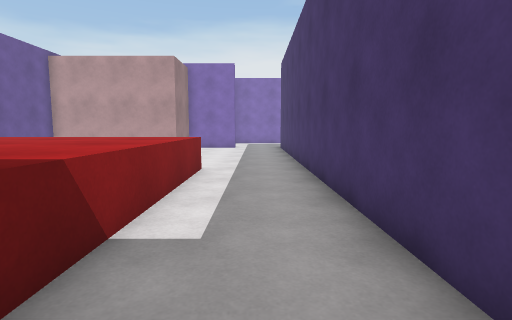
View 1 (above)

22 first-person views from a walk through a 3-D level made in the Unity game engine. The camera is 1.2 m above the floor, tilts 6° down and sees 80° across. The floor is counted in squares, 1 m on a side. Each view is taken from the middle of a square. On the plan, view 1 faces up. The plan holds only what a view shows up to about 13 squares ahead; the rest is blank. The place goes on beyond the plan.

View 2
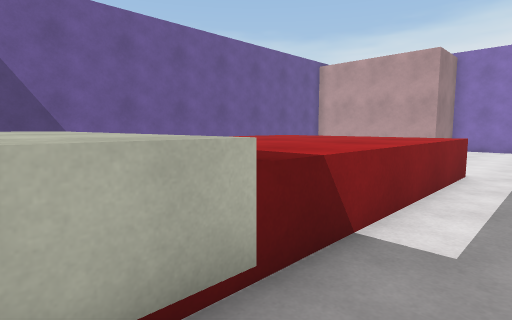

View 3
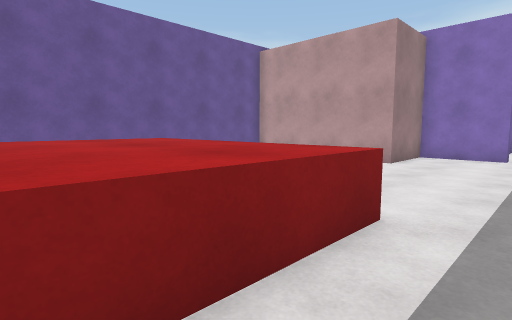

View 4
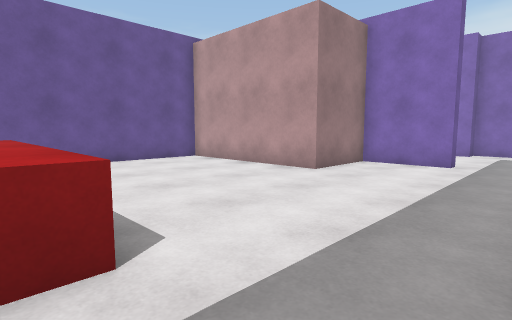

View 5
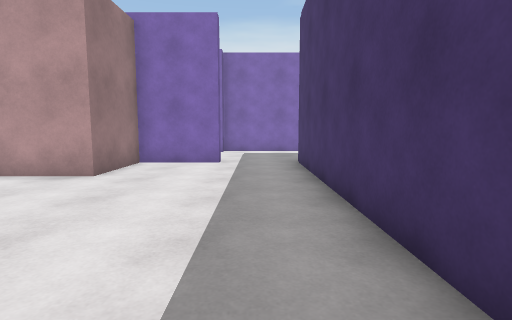

View 6
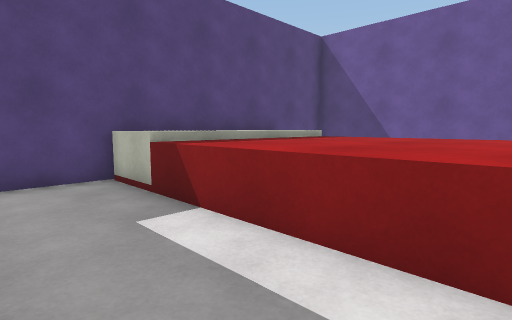

View 7
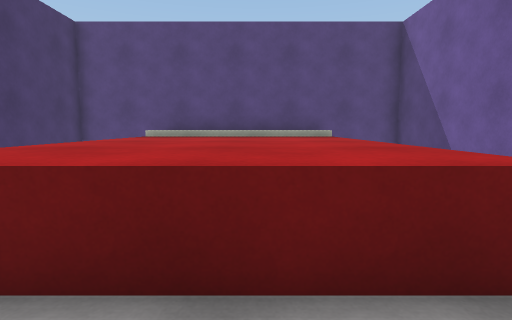

View 8
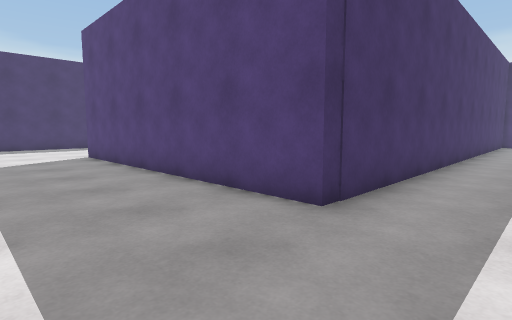

View 9
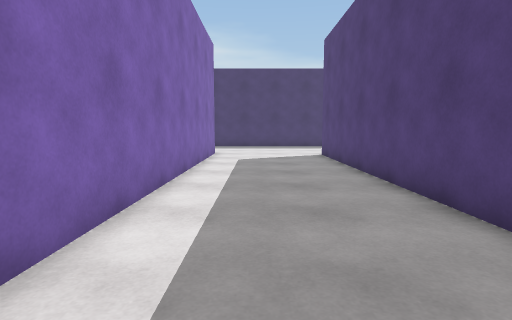

View 10
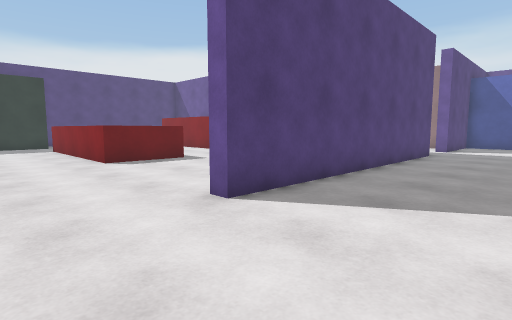

View 11
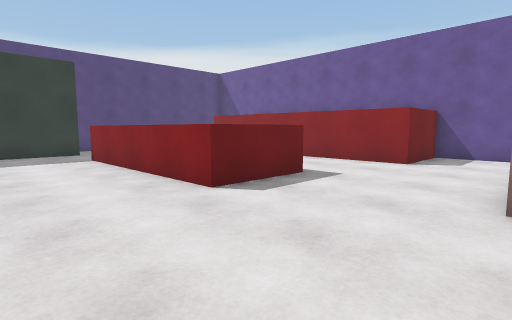

View 12
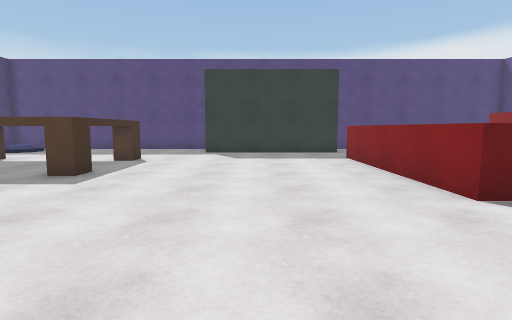

View 13
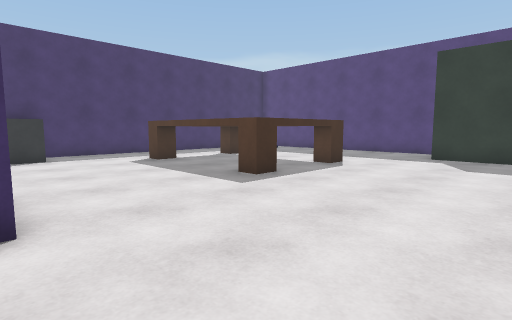

View 14
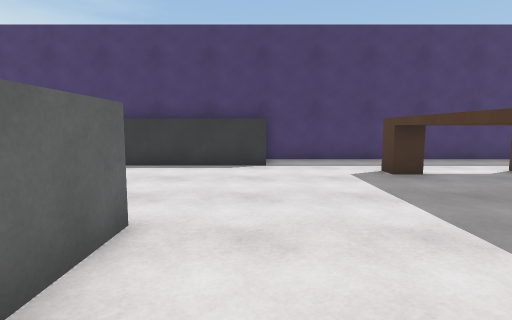

View 15
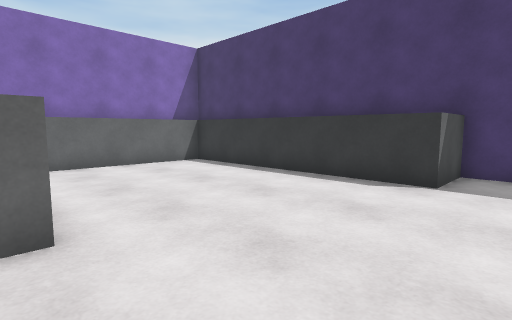

View 16
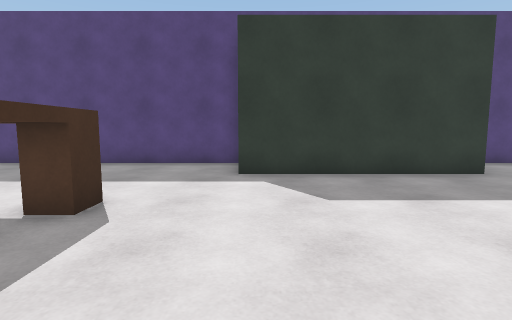

View 17
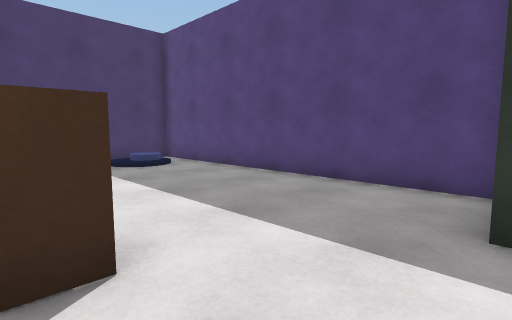

View 18
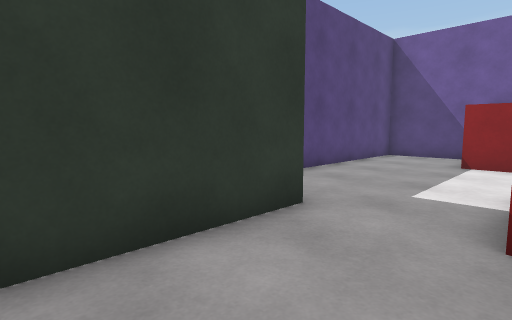

View 19
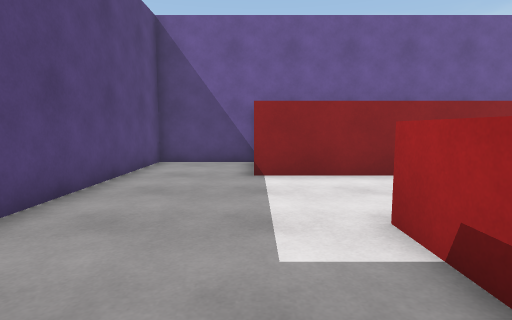

View 20
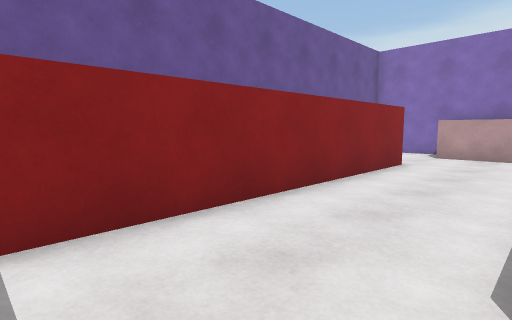

View 21
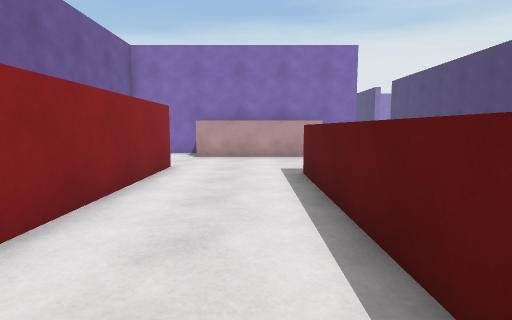

View 22
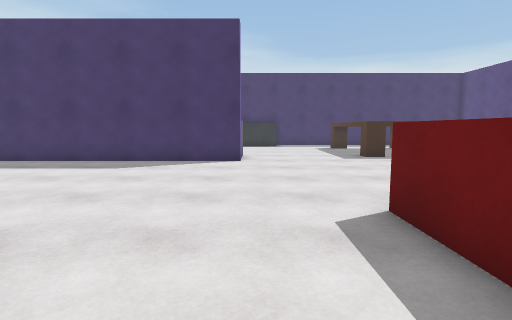

### Floor plan
Key: @ floor where view 1 was taken; # wall or solid block; . floor; ^ raised ledge; I disc.
Columns run from 10 left of view 1 to 30 right of it. Each row starts with its distance up from view 1.
 24         ###############          #####
 23         ................. .  #
 22         .................. ..#
 21         .....................#   ^^^^^^ #
 20          ....................#   .....^ #
 19       ###...###########......#   .....^ #
 18       #.....#         .......#  ^.....^ #
 17       #.....#  .^^^^^^.......#  ^.....^ #
 16 #######.....#................#  ^.....^ #
 15 #...........#................#^^......^ #
 14 #...........#.........................^ #
 13 #...........#^^^......................^^#
 12 #...........#  ^....^^^.................#
 11 # ..........#  ^...^  ^.................#
 10 #   ........#  ^...^  ^.................#
  9 #  ^^^^^^...#  ^...^  ^........^^^^^^...#
  8 #  ^^^^^^...#  ^...^  ^........^     .  #
  7 #  ^^^^^^...#  ^...^  ^........^     ...#
  6 #  ^^^^^^...#  ^...^  ^........^     ...#
  5 #  ^^^^^^...#  ^...^^^^........^^^ ^^ ..#
  4 #  ^^^^^^...#  ^.....................  .#
  3 #  ^^^^^^...#^^^......................  #
  2 #  ^^^^^^...#.........#######........III#
  1 #  ^^^^^^...#.........       ........II.#
  0 #  ^^^^^^.@.#.........       ...........#
 -1 #####################        ############

Where each view was taken, in squares from view 1:
view 1: 0 up, 0 right, facing up
view 2: 0 up, 0 right, facing up-left
view 3: 5 up, 0 right, facing up-left
view 4: 8 up, 1 right, facing up-left
view 5: 8 up, 0 right, facing up
view 6: 7 up, 1 right, facing down-left
view 7: 11 up, 5 left, facing down
view 8: 23 up, 1 left, facing down-right
view 9: 22 up, 1 left, facing right
view 10: 23 up, 16 right, facing down-left
view 11: 17 up, 16 right, facing down-left
view 12: 17 up, 16 right, facing down
view 13: 15 up, 15 right, facing down-right
view 14: 13 up, 18 right, facing right
view 15: 11 up, 21 right, facing up-right
view 16: 10 up, 18 right, facing down
view 17: 6 up, 18 right, facing down-right
view 18: 5 up, 16 right, facing down-left
view 19: 3 up, 13 right, facing left
view 20: 3 up, 9 right, facing up-left
view 21: 4 up, 8 right, facing up
view 22: 14 up, 8 right, facing right
